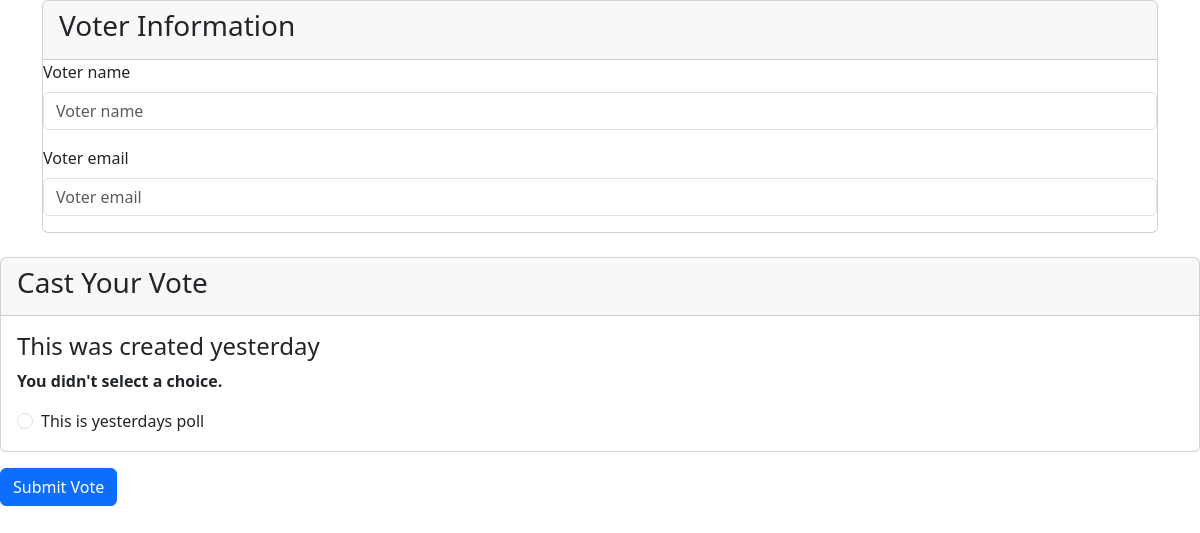
/polls/2/vote/, run on the app's committed database.
### polls/models.py (models this page shows, shortened)
class Question(models.Model):
    question_text=models.CharField(max_length=200)
    pub_date = models.DateTimeField("date published")

class Choice(models.Model):
    question = models.ForeignKey(Question,on_delete=models.CASCADE)
    choice_text = models.CharField(max_length=200)
    votes = models.IntegerField(default=0)

### polls/views.py (the view, shortened to what this page needs)
# urls.py: path("<int:question_id>/vote/",views.vote,name="vote"),
def vote(request, question_id):
    question = get_object_or_404(Question, pk=question_id)
    form = VoterForm(request.POST)
    try:
        selected_choice = question.choice_set.get(pk=request.POST["choice"])
    except (KeyError, Choice.DoesNotExist):
        return render(
            request,
            "polls/detail.html",
            {
                "question": question,
                "form": form,
                "error_message": "You didn't select a choice.",
            },
        )

### polls/forms.py
class VoterForm(ModelForm):
    class Meta:
        model = Voter
        fields = ['voter_name', 'voter_email']
        widgets = {
            'voter_name': forms.TextInput(attrs={'class': 'form-control'}),
            'voter_email': forms.TextInput(attrs={'class': 'form-control'}),
        }

### polls/templates/polls/detail.html (shortened to what this page needs)
{% load django_bootstrap5 %} {% bootstrap_css %} {% bootstrap_javascript %}
<div class="container">
    <form action="{% url 'polls:vote' question.id %}" method="post" class="form">
        <div class="card mb-4">
            <div class="card-header">
                <h3>Voter Information</h3>
            </div>
                {% bootstrap_form form %}
            </div>
        </div>
        <div class="card">
            <div class="card-header">
                <h3>Cast Your Vote</h3>
            </div>
            <div class="card-body">
                <fieldset>
                    <h4>{{ question.question_text }}</h4>
                    {% if error_message %}<p><strong>{{ error_message }}</strong></p>{% endif %}
                    {% for choice in question.choice_set.all %}
                    <div class="form-check">
                        <input class="form-check-input" type="radio" name="choice" id="choice{{ forloop.counter }}" value="{{ choice.id }}">
                        <label class="form-check-label" for="choice{{ forloop.counter }}">
                            {{ choice.choice_text }}
                        </label>
                    </div>
                    {% endfor %}
                </fieldset>
            </div>
        </div>
        <div class="mt-3">
            <button type="submit" class="btn btn-primary">Submit Vote</button>
        </div>

### data on the page
Question: question_text "This was created yesterday"
Choice: choice_text "This is yesterdays poll"

### other printed values
{{ error_message }} "You didn't select a choice."
